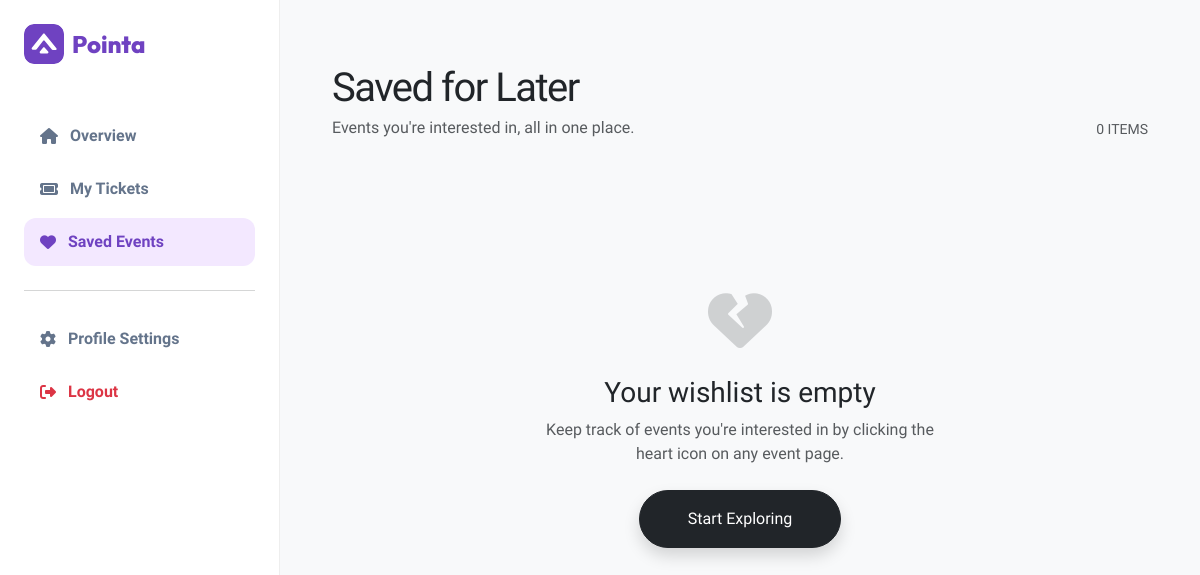
Before: /saved_events/ (signed in) with the older database file.
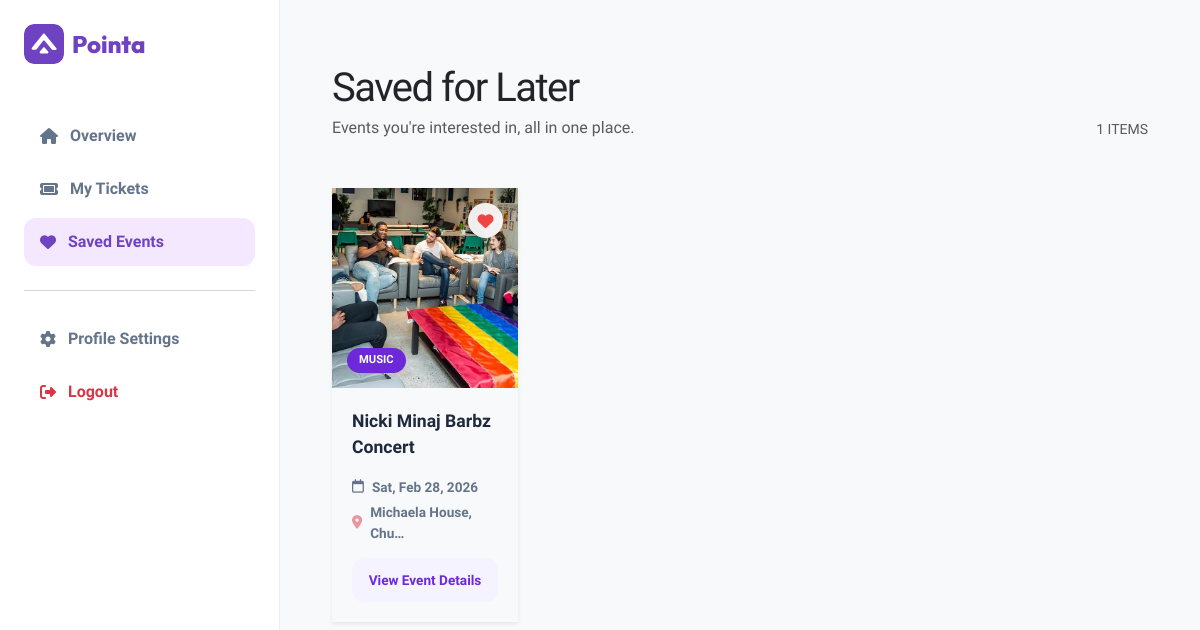
After: the same page with the newer database file.
### events/models.py (models this page shows, shortened)
class SavedEvent(models.Model):
    user = models.ForeignKey(
        User,
        on_delete=models.CASCADE  # If user deletes account, saved events delete too
    )
    event = models.ForeignKey(
        'Event',   # We use string reference to avoid circular import
        on_delete=models.CASCADE
    )
    created_at = models.DateTimeField(auto_now_add=True)
    class Meta:
        unique_together = ('user', 'event')

class Event(models.Model):
    organizer = models.ForeignKey(
        Organizer,
        on_delete=models.CASCADE,
        related_name="events"
    )
    category = models.ForeignKey(
        Category,
        on_delete=models.SET_NULL,
        null=True,
        related_name="events"
    )
    title = models.CharField(max_length=200)
    description = models.TextField(blank=True)
    date = models.DateField()
    start_time = models.TimeField(default=datetime.time(9, 0))  # 09:00 AM
    end_time = models.TimeField(default=datetime.time(17, 0))  # 05:00 PM
    venue = models.CharField(max_length=255, blank=True)
    STATE_CHOICES = [
        ("lagos", "Lagos"),
        ("abuja", "Abuja (FCT)"),
    ]
    state = models.CharField(
        max_length=20,
        choices=STATE_CHOICES
    )
    city = models.CharField(max_length=100, blank=True)
    image = models.ImageField(
        upload_to="events/",
        blank=True,
        null=True
    )
    STATUS_CHOICES = [
        ("active", "Active"),
        ("cancelled", "Cancelled"),
        ("completed", "Completed"),
    ]
    status = models.CharField(
        max_length=10,
        choices=STATUS_CHOICES,
        default="active"
    )
    EVENT_TYPE_CHOICES = [
    ("physical", "Physical Event"),
    ("online", "Online Event"),
    ("hybrid", "Hybrid Event"),
    ]
    event_type = models.CharField(
        max_length=10,
        choices=EVENT_TYPE_CHOICES,
        default="physical"
    )
    created_at = models.DateTimeField(auto_now_add=True)
    class Meta:
        ordering = ["-created_at"]

class Category(models.Model):
    name = models.CharField(max_length=100)
    description = models.CharField(max_length=255, blank=True)
    created_at = models.DateTimeField(auto_now_add=True)
    def __str__(self):
        return self.name

### events/views.py (the view)
# urls.py: path('saved_events/', views.saved_events, name='saved_events'),
@login_required
def saved_events(request):
    user = request.user
    saved = SavedEvent.objects.filter(
        user=user
    ).select_related('event')
    return render(request, 'events/saved_events.html', {
        "saved_events": saved
    })

### events/templates/events/saved_events.html (shortened to what this page needs)
{% extends 'events/user_dashboard.html' %}
{% load humanize %}
{% block content %}
<div class="container-fluid py-4">
    <div class="d-flex justify-content-between align-items-end mb-5">
        <div>
            <h1 class="fw-800 mb-1" style="letter-spacing: -1.5px;">Saved for Later</h1>
            <p class="text-muted fw-600 mb-0">Events you're interested in, all in one place.</p>
        </div>
        <div class="text-muted small fw-800">
            {{ saved_events.count }} ITEMS
        </div>
    </div>
    <div class="row g-4">
        {% for saved in saved_events %}
        <div class="col-sm-6 col-lg-4 col-xl-3">
            <div class="wishlist-card shadow-sm">
                <div class="wishlist-img-wrapper">
                    <button class="remove-wishlist" title="Remove from saved">
                        <i class="fa-solid fa-heart"></i>
                    </button>
                    {% if saved.event.image %}
                        <img src="{{ saved.event.image.url }}" class="wishlist-img" alt="{{ saved.event.title }}">
                    {% else %}
                        <div class="wishlist-img bg-light d-flex align-items-center justify-content-center">
                            <i class="fa-solid fa-image fa-2x text-muted opacity-25"></i>
                        </div>
                    {% endif %}
                    <span class="event-category-tag">
                        {{ saved.event.category|default:"Experience" }}
                    </span>
                </div>
                <div class="wishlist-body">
                    <a href="{% url 'event_detail' saved.event.pk %}" class="wishlist-title">
                        {{ saved.event.title }}
                    </a>
                    <div class="meta-item mt-3">
                        <i class="fa-regular fa-calendar text-purple"></i>
                        {{ saved.event.date|date:"D, M d, Y" }}
                    </div>
                    <div class="meta-item">
                        <i class="fa-solid fa-location-dot text-danger opacity-50"></i>
                        {{ saved.event.venue|truncatechars:20 }}
                    </div>
                    <a href="{% url 'event_detail' saved.event.pk %}" class="btn btn-get-ticket text-center text-decoration-none d-block">
                        View Event Details
                    </a>
                </div>
            </div>
        </div>
        {% empty %}
        <div class="col-12">
            <div class="empty-wishlist">
                <div class="mb-4">
                    <i class="fa-solid fa-heart-crack fa-4x text-muted opacity-25"></i>
                </div>
                <h3 class="fw-800 text-dark">Your wishlist is empty</h3>
                <p class="text-muted mx-auto mb-4" style="max-width: 400px;">
                    Keep track of events you're interested in by clicking the heart icon on any event page.
                </p>
                <a href="{% url 'events_list' %}" class="btn btn-dark px-5 py-3 rounded-pill fw-800 shadow">
                    Start Exploring
                </a>
            </div>
        </div>
        {% endfor %}
    </div>
</div>
{% endblock content %}

### events/templates/events/user_dashboard.html (shortened to what this page needs)
{%load static%}
<!DOCTYPE html>
<html lang="en">
<head>
    <link href="https://cdn.jsdelivr.net/npm/bootstrap@5.3.0/dist/css/bootstrap.min.css" rel="stylesheet">
    <link rel="stylesheet" href="https://cdnjs.cloudflare.com/ajax/libs/font-awesome/6.4.0/css/all.min.css">
</head>
<body>
    <aside class="sidebar" id="sidebar">
        <div class="d-flex align-items-center gap-2 mb-5">
            <span style="color: var(--primary-purple); line-height: 0;">
            </span>
            <a href="{%url 'home'%}" style="text-decoration: none;">
            <span style="font-family: 'Outfit', sans-serif; font-weight: 800; font-size: 1.5rem; color: var(--primary-purple);">Pointa</span>
        </a>
        </div>
        <nav>
            <a href="{%url 'dashboard'%}" class="nav-link {% if request.resolver_match.url_name == 'dashboard' %}active{% endif %} "><i class="fa-solid fa-house"></i> Overview</a>
            <a href="{%url 'my_tickets'%}" class="nav-link {% if request.resolver_match.url_name == 'my_tickets' %}active{% endif %}"><i class="fa-solid fa-ticket"></i> My Tickets</a>
            <a href="{%url 'saved_events'%}" class="nav-link {% if request.resolver_match.url_name == 'saved_events' %}active{% endif %}"><i class="fa-solid fa-heart"></i> Saved Events</a>
            <hr class="my-4 text-muted opacity-25">
            <a href="{% url 'edit_profile' %}" class="nav-link {% if request.resolver_match.url_name == 'edit_profile' %}active{% endif %}"><i class="fa-solid fa-gear"></i> Profile Settings</a>
            {% if user.is_authenticated %}
                <a href="{% url 'logout' %}" class="nav-link text-danger"><i class="fa-solid fa-right-from-bracket"></i>Logout</a>
            {% endif %}
        </nav>
    </aside>
    <main class="main-content">
        {% block content %}
        {% endblock %}
    </main>
</body>
</html>

Changed rows visible on the page:
added SavedEvent: event.image (picture), event.category "MUSIC", event "Nicki Minaj Barbz Concert", event "Sat, Feb 28, 2026", event.venue "Michaela House, Chu…"
Other visible differences:
{{ saved_events.count }}: "0" → "1"
text no longer shown: "Your wishlist is empty Keep track of events you're interested in by clicking the heart icon on any event page. Start Exploring"
